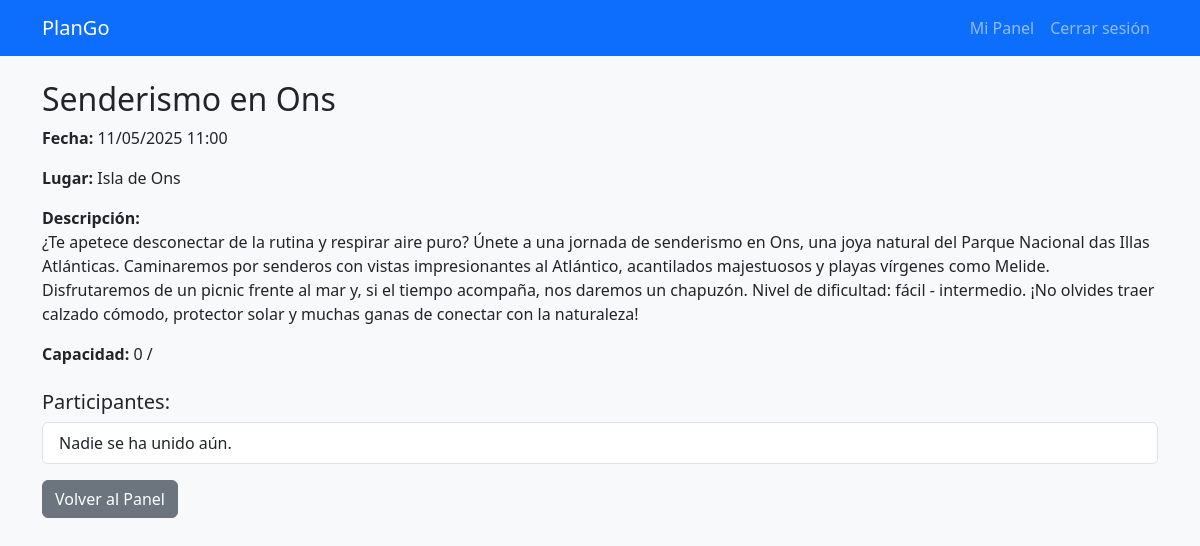
Screenshot of /plan/2/ (signed in) with the database file from the repository.
### planes/models.py (models this page shows, shortened)
class Plan(models.Model):
    titulo = models.CharField(max_length=100)
    descripcion = models.TextField()
    fecha = models.DateTimeField()
    lugar = models.CharField(max_length=100)
    plazas_disponibles = models.IntegerField(default=1)
    creador = models.ForeignKey(User, on_delete=models.CASCADE, related_name='planes_creados')
    participantes = models.ManyToManyField(User, related_name='planes_unidos', blank=True)
    imagen = models.ImageField(upload_to='planes_img/', blank=True, null=True)  # 👈 NUEVO

### planes/views.py (the view)
# urls.py: path('plan/<int:id>/', views.ver_plan, name='ver_plan'),
@login_required
def ver_plan(request, id):
    plan = get_object_or_404(Plan, id=id)
    return render(request, 'ver_plan.html', {'plan': plan})

### templates/ver_plan.html (shortened to what this page needs)
<!DOCTYPE html>
<html lang="es">
<head>
    <link href="https://cdn.jsdelivr.net/npm/bootstrap@5.3.3/dist/css/bootstrap.min.css" rel="stylesheet">
</head>
<body class="bg-light">
    <nav class="navbar navbar-expand-lg navbar-dark bg-primary mb-4">
        <div class="container">
            <a class="navbar-brand" href="/">PlanGo</a>
            <div class="collapse navbar-collapse justify-content-end">
                <ul class="navbar-nav">
                    {% if user.is_authenticated %}
                        <li class="nav-item">
                            <a class="nav-link" href="{% url 'panel_usuario' %}">Mi Panel</a>
                        </li>
                        <li class="nav-item">
                            <a class="nav-link" href="{% url 'logout' %}">Cerrar sesión</a>
                        </li>
                    {% endif %}
                </ul>
            </div>
        </div>
    </nav>
    <div class="container mt-4">
        <h2>{{ plan.titulo }}</h2>
        <p><strong>Fecha:</strong> {{ plan.fecha|date:"d/m/Y H:i" }}</p>
        <p><strong>Lugar:</strong> {{ plan.lugar }}</p>
        <p><strong>Descripción:</strong><br>{{ plan.descripcion }}</p>
        <p><strong>Capacidad:</strong> {{ plan.participantes.count }} / {{ plan.capacidad_maxima }}</p>
        {% if user == plan.creador %}
            <h5 class="mt-4">Participantes:</h5>
            <ul class="list-group mb-3">
                {% for p in plan.participantes.all %}
                    <li class="list-group-item">{{ p.username }}</li>
                {% empty %}
                    <li class="list-group-item">Nadie se ha unido aún.</li>
                {% endfor %}
            </ul>
        {% endif %}
        <a href="{% url 'panel_usuario' %}" class="btn btn-secondary">Volver al Panel</a>
    </div>
</body>
</html>

### rows the page displays
Plan: titulo "Senderismo en Ons", fecha "11/05/2025 11:00", lugar "Isla de Ons", descripcion "¿Te apetece desconectar de la rutina y respirar aire puro? Únete a una jornada de senderismo en Ons, una joya natural del Parque Nacional das Illas Atlánticas. Caminaremos por senderos con vistas impresionantes al Atlántico, acantilados majestuosos y playas vírgenes como Melide. Disfrutaremos de un picnic frente al mar y, si el tiempo acompaña, nos daremos un chapuzón. Nivel de dificultad: fácil - intermedio. ¡No olvides traer calzado cómodo, protector solar y muchas ganas de conectar con la naturaleza!", participantes.count "0"
